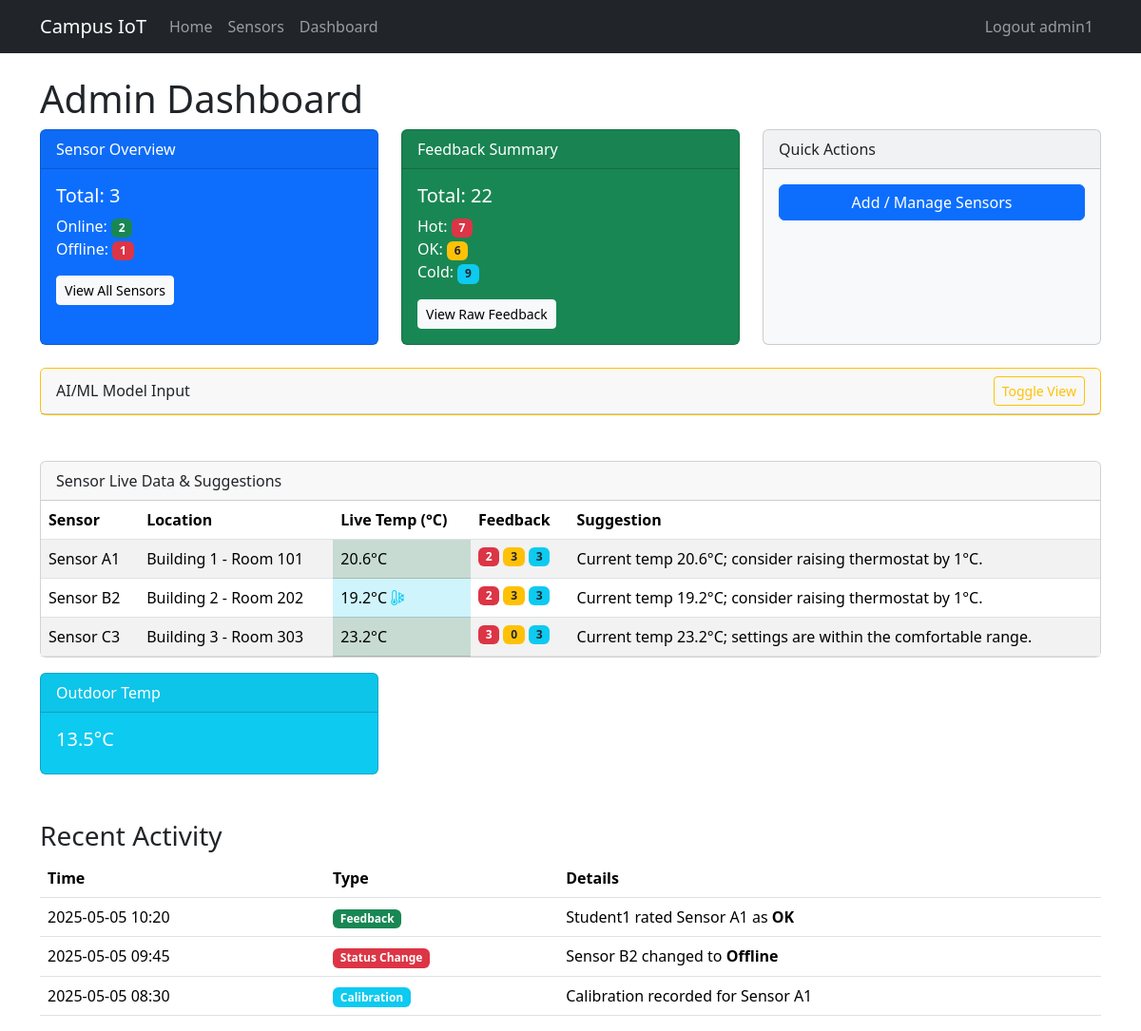
The page /admin (signed in) on the database its author committed.
### app/models.py (models this page shows, shortened)
class User(UserMixin, db.Model):
    __tablename__ = 'users'
    id = db.Column(db.Integer, primary_key=True)
    username = db.Column(db.String(64), unique=True, nullable=False)
    email = db.Column(db.String(120), unique=True, nullable=False)
    password_hash = db.Column(db.String(128), nullable=False)
    role = db.Column(db.String(20), nullable=False)
    __mapper_args__ = {
        'polymorphic_on': role,
        'polymorphic_identity': 'user'
    }
    feedbacks = db.relationship('Feedback', backref='user', cascade='all, delete-orphan')

class Student(User):
    __mapper_args__ = {
        'polymorphic_identity': 'student'
    }

class Sensor(db.Model):
    __tablename__ = 'sensors'
    id = db.Column(db.Integer, primary_key=True)
    name = db.Column(db.String(64), nullable=False)
    location = db.Column(db.String(128), nullable=False)
    status = db.Column(db.String(20), nullable=False)
    calibrations = db.relationship('Calibration', backref='sensor', cascade='all, delete-orphan')
    feedbacks = db.relationship('Feedback', backref='sensor', cascade='all, delete-orphan')
    readings = db.relationship(
        'TemperatureReading',
        back_populates='sensor',
        cascade='all, delete-orphan',
        order_by='TemperatureReading.timestamp'
    )

### app/views.py (the view)
@bp.route('/admin', methods=['GET'], endpoint='admin_dashboard')
@login_required
def admin_dashboard():
    if current_user.role != 'admin':
        abort(403)
    sensors   = db.session.scalars(db.select(Sensor)).all()
    feedbacks = db.session.scalars(db.select(Feedback)).all()
    sensor_summary   = summarize_sensors(sensors)
    feedback_summary = summarize_feedback(feedbacks)
    all_sensors   = sensors
    online_count  = sum(1 for s in sensors if s.status == 'online')
    offline_count = sum(1 for s in sensors if s.status == 'offline')
    all_feedbacks = feedbacks
    hot_count     = sum(1 for fb in feedbacks if fb.rating == 'hot')
    ok_count      = sum(1 for fb in feedbacks if fb.rating == 'ok')
    cold_count    = sum(1 for fb in feedbacks if fb.rating == 'cold')
    feedback_counts = { s.id: {'hot':0, 'ok':0, 'cold':0} for s in sensors }
    for fb in feedbacks:
        if fb.sensor_id in feedback_counts:
            feedback_counts[fb.sensor_id][fb.rating] += 1
    live_temps = simulate_live_temperatures(sensors)
    outdoor_data = get_demo_outdoor_data()
    latest_outdoor_temp = outdoor_data[-1].temp if outdoor_data else None
    thermostat_suggestions = suggest_thermostat_adjustments(
        sensors,
        feedbacks,
        live_temps
    )
    from datetime import datetime, timedelta
    cutoff = datetime.utcnow() - timedelta(hours=2)
    rows = db.session.scalars(
        db.select(TemperatureReading)
          .where(TemperatureReading.timestamp >= cutoff)
    ).all()
    historical_temps = {}
    for tr in rows:
        historical_temps.setdefault(tr.sensor_id, []).append((tr.timestamp, tr.temperature))
    feature_vectors = aggregate_sensor_features(
        sensors=sensors,
        feedbacks=feedbacks,
        live_temps=live_temps,
        historical_temps=historical_temps,
        outdoor_data=outdoor_data
    )
    from app.analysis import ACCEPTABLE_LOW, ACCEPTABLE_HIGH
    return render_template(
        'admin_dashboard.html',
        title='Admin Dashboard',
        all_sensors=all_sensors,
        online_count=online_count,
        offline_count=offline_count,
        all_feedbacks=all_feedbacks,
        hot_count=hot_count,
        ok_count=ok_count,
        cold_count=cold_count,
        feedback_counts=feedback_counts,
        sensor_summary=sensor_summary,
        feedback_summary=feedback_summary,
        live_temps=live_temps,
        thermostat_suggestions=thermostat_suggestions,
        feature_vectors=feature_vectors,
        outdoor_data=outdoor_data,
        latest_outdoor_temp=latest_outdoor_temp,
        ACCEPTABLE_LOW=ACCEPTABLE_LOW,
        ACCEPTABLE_HIGH=ACCEPTABLE_HIGH,
    )

### app/analysis.py (called while the page is built)
def get_demo_outdoor_data():
    now = datetime.utcnow().replace(minute=0, second=0, microsecond=0)
    demo = []
    for hours_ago, (t, h, c) in enumerate([
        (15.2, 55, 'Cloudy'),
        (14.8, 57, 'Cloudy'),
        (14.5, 60, 'Partly Cloudy'),
        (14.0, 62, 'Sunny'),
        (13.7, 65, 'Sunny'),
        (13.5, 67, 'Fog'),
    ]):
        demo.append(
            OutdoorCondition(
                timestamp=now - timedelta(hours=5 - hours_ago),
                temp=t,
                humidity=h,
                code=c
            )
        )
    return demo

def summarize_sensors(sensors: List[Sensor]) -> str:
    total = len(sensors)
    online = sum(s.status == 'online' for s in sensors)
    offline = sum(s.status == 'offline' for s in sensors)
    base = f"Total sensors: {total}; Online: {online}; Offline: {offline}"
    return f"[Dummy AI] {base}"

def summarize_feedback(feedbacks: List[Feedback]) -> str:
    total = len(feedbacks)
    hot = sum(fb.rating == 'hot' for fb in feedbacks)
    ok = sum(fb.rating == 'ok' for fb in feedbacks)
    cold = sum(fb.rating == 'cold' for fb in feedbacks)
    base = f"Total feedbacks: {total}; Hot: {hot}; OK: {ok}; Cold: {cold}"
    return f"[Dummy AI] {base}"

def simulate_live_temperatures(sensors):
    temps = {}
    for s in sensors:
        temps[s.id] = round(random.uniform(18, 26), 1)
    return temps

### app/models.py (called while the page is built)
@login.user_loader
def load_user(user_id: str):
    return User.query.get(int(user_id))

### app/templates/admin_dashboard.html (shortened to what this page needs)
{% extends "base.html" %}
{% block content %}
  <h1 class="mt-4">Admin Dashboard</h1>
  <div class="row g-4">
    <div class="col-md-4">
      <div class="card text-white bg-primary h-100">
        <div class="card-header">Sensor Overview</div>
        <div class="card-body">
          <h5 class="card-title">Total: {{ all_sensors|length or 0 }}</h5>
          <p class="card-text">
            Online: <span class="badge bg-success">{{ online_count or '0' }}</span><br>
            Offline: <span class="badge bg-danger">{{ offline_count or '0' }}</span>
          </p>
          <a href="{{ url_for('main.sensors') }}" class="btn btn-light btn-sm">View All Sensors</a>
        </div>
      </div>
    </div>
    <div class="col-md-4">
      <div class="card text-white bg-success h-100">
        <div class="card-header">Feedback Summary</div>
        <div class="card-body">
          <h5 class="card-title">Total: {{ all_feedbacks|length or 0 }}</h5>
          <p class="card-text">
            Hot: <span class="badge bg-danger">{{ hot_count or '0' }}</span><br>
            OK: <span class="badge bg-warning text-dark">{{ ok_count or '0' }}</span><br>
            Cold: <span class="badge bg-info text-dark">{{ cold_count or '0' }}</span>
          </p>
          <a href="{{ url_for('main.all_feedbacks') }}" class="btn btn-light btn-sm">View Raw Feedback</a>
        </div>
      </div>
    </div>
    <div class="col-md-4">
      <div class="card bg-light h-100">
        <div class="card-header">Quick Actions</div>
        <div class="card-body d-flex flex-column">
          <a href="{{ url_for('main.sensors') }}" class="btn btn-primary mb-2">Add / Manage Sensors</a>
        </div>
      </div>
    </div>
  </div>
  <div class="row mt-4">
    <div class="col-12">
      <div class="card border-warning">
        <div class="card-header d-flex justify-content-between align-items-center">
          <span>AI/ML Model Input</span>
          <button class="btn btn-sm btn-outline-warning"
                  type="button"
                  data-bs-toggle="collapse"
                  data-bs-target="#modelInputCollapse"
                  aria-expanded="false"
                  aria-controls="modelInputCollapse">
            Toggle View
          </button>
        </div>
      </div>
    </div>
  </div>
  <div class="row mt-5">
    <div class="col-12">
      <div class="card">
        <div class="card-header">Sensor Live Data & Suggestions</div>
        <div class="card-body p-0">
          <div class="table-responsive">
            <table class="table table-striped mb-0">
              <thead>
                <tr>
                  <th>Sensor</th>
                  <th>Location</th>
                  <th>Live Temp (°C)</th>
                  <th>Feedback</th>
                  <th>Suggestion</th>
                </tr>
              </thead>
              <tbody>
                {% for sensor in all_sensors %}
                {% set t = live_temps[sensor.id] %}
                {% set fb = feedback_counts[sensor.id] %}
                <tr>
                  <td>{{ sensor.name }}</td>
                  <td>{{ sensor.location }}</td>
<td class="
     {% if t < ACCEPTABLE_LOW %}table-info
     {% elif t > ACCEPTABLE_HIGH %}table-danger
     {% else %}table-success{% endif %}
   ">
  {{ t or '—' }}°C
  {% if t is not none and t < ACCEPTABLE_LOW %}
    <i class="bi bi-thermometer-snow text-info" title="Too cold"></i>
  {% elif t is not none and t > ACCEPTABLE_HIGH %}
    <i class="bi bi-thermometer-sun text-danger" title="Too hot"></i>
  {% endif %}
</td>
<td>
  <div class="d-flex flex-nowrap gap-1">
    <span class="badge bg-danger">{{ fb.hot }}</span>
    <span class="badge bg-warning text-dark">{{ fb.ok }}</span>
    <span class="badge bg-info text-dark">{{ fb.cold }}</span>
  </div>
</td>
                  <td>{{ thermostat_suggestions[sensor.location] or '—' }}</td>
                </tr>
                {% else %}
                <tr>
                  <td colspan="5" class="text-center py-4">No sensors available</td>
                </tr>
                {% endfor %}
              </tbody>
            </table>
          </div>
        </div>
      </div>
    </div>
  </div>
  <div class="row mt-3">
    <div class="col-md-4">
      <div class="card text-white bg-info">
        <div class="card-header">Outdoor Temp</div>
        <div class="card-body">
          <h5 class="card-title">
            {{ latest_outdoor_temp is not none
               and (latest_outdoor_temp ~ '°C')
               or 'N/A' }}
          </h5>
        </div>
      </div>
    </div>
  </div>
  <div class="row mt-5">
    <div class="col-12">
      <h3>Recent Activity</h3>
      <table class="table table-hover">
        <thead>
          <tr>
            <th>Time</th>
            <th>Type</th>
            <th>Details</th>
          </tr>
        </thead>
        <tbody>
          <tr>
            <td>2025-05-05 10:20</td>
            <td><span class="badge bg-success">Feedback</span></td>
            <td>Student1 rated Sensor A1 as <strong>OK</strong></td>
          </tr>
          <tr>
            <td>2025-05-05 09:45</td>
            <td><span class="badge bg-danger">Status Change</span></td>
            <td>Sensor B2 changed to <strong>Offline</strong></td>
          </tr>
          <tr>
            <td>2025-05-05 08:30</td>
            <td><span class="badge bg-info">Calibration</span></td>
            <td>Calibration recorded for Sensor A1</td>
          </tr>
        </tbody>
      </table>
    </div>
  </div>
{% endblock %}

### app/templates/base.html (shortened to what this page needs)
<!doctype html>
<html lang="en">
<head>
  <link
    href="https://cdn.jsdelivr.net/npm/bootstrap@5.3.3/dist/css/bootstrap.min.css"
    rel="stylesheet"
>
  <link
    rel="stylesheet"
    href="https://cdn.jsdelivr.net/npm/bootstrap-icons@1.11.3/font/bootstrap-icons.min.css">
</head>
<body>
<nav class="navbar navbar-expand-sm bg-dark" data-bs-theme="dark">
  <div class="container">
    <a class="navbar-brand" href="{{ url_for('main.home') }}">Campus IoT</a>
    <div class="collapse navbar-collapse" id="navbarSupportedContent">
      <ul class="navbar-nav me-auto mb-2 mb-lg-0">
        <li class="nav-item">
          <a class="nav-link" href="{{ url_for('main.home') }}">Home</a>
        </li>
        {% if not current_user.is_anonymous %}
          {% if current_user.role == 'admin' %}
            <li class="nav-item">
              <a class="nav-link" href="{{ url_for('main.sensors') }}">Sensors</a>
            </li>
            <li class="nav-item">
              <a class="nav-link" href="{{ url_for('main.admin_dashboard') }}">Dashboard</a>
            </li>
          {% elif current_user.role == 'student' %}
            <li class="nav-item">
              <a class="nav-link" href="{{ url_for('main.student_dashboard') }}">Feedback</a>
            </li>
          {% endif %}
        {% endif %}
      </ul>
      <ul class="navbar-nav mb-2 mb-lg-0">
        {% if current_user.is_anonymous %}
          <li class="nav-item">
            <a class="nav-link" href="{{ url_for('main.login') }}">Login</a>
          </li>
        {% else %}
          <li class="nav-item">
            <a class="nav-link" href="{{ url_for('main.logout') }}">
              Logout {{ current_user.username }}
            </a>
          </li>
        {% endif %}
      </ul>
    </div>
  </div>
</nav>
<div class="container mt-4">
  {% block content %}{% endblock %}
</div>
</body>
</html>

### rows shown on the page
Student: username "admin1"
Sensor: name "Sensor A1", location "Building 1 - Room 101", t "20.6", hot "2", ok "3", cold "3", location "Current temp 20.6°C; consider raising thermostat by 1°C."
Sensor: name "Sensor B2", location "Building 2 - Room 202", t "19.2", hot "2", ok "3", cold "3", location "Current temp 19.2°C; consider raising thermostat by 1°C."
Sensor: name "Sensor C3", location "Building 3 - Room 303", t "23.2", hot "3", ok "0", cold "3", location "Current temp 23.2°C; settings are within the comfortable range."

### other values the page prints
{{ all_sensors|length or 0 }} "3"
{{ online_count or '0' }} "2"
{{ offline_count or '0' }} "1"
{{ all_feedbacks|length or 0 }} "22"
{{ hot_count or '0' }} "7"
{{ ok_count or '0' }} "6"
{{ cold_count or '0' }} "9"
